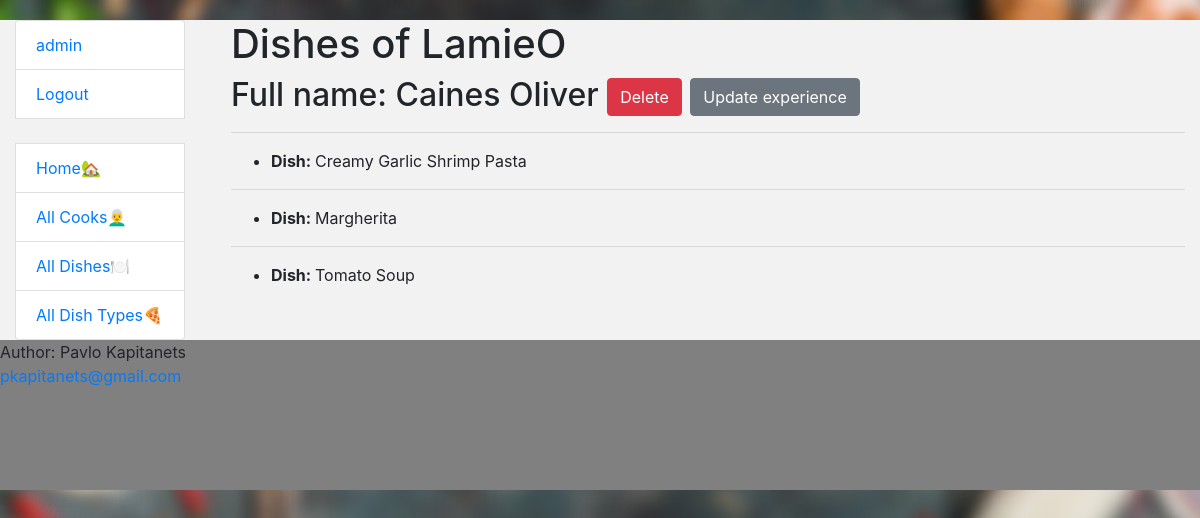
/cooks/5/ (signed in), run on the app's committed database.
### restaurant/models.py (models this page shows, shortened)
class Cook(AbstractUser):
    years_of_experience = models.IntegerField(default=1)
    class Meta:
        verbose_name = "cook"
        verbose_name_plural = "cooks"
        ordering = ["username"]

class Dish(models.Model):
    name = models.CharField(max_length=255)
    description = models.TextField(max_length=255, blank=True, null=True)
    price = models.DecimalField(max_digits=10, decimal_places=2, validators=[MinValueValidator(0)])
    dish_type = models.ForeignKey(DishType, on_delete=models.CASCADE)
    cooks = models.ManyToManyField(settings.AUTH_USER_MODEL, related_name="dishes")
    class Meta:
        verbose_name = "dish"
        verbose_name_plural = "dishes"
        ordering = ["name"]

### restaurant/views.py (the view)
class CookDetailView(LoginRequiredMixin, generic.DetailView):
    model = Cook
    queryset = Cook.objects.all().prefetch_related("dishes__dish_type")

### templates/restaurant/cook_detail.html
{% extends "base.html" %}
{% block content %}
  <div class="ml-3">
  <h1>Dishes of {{ cook.username }}</h1>
  <h2>
    Full name: {{ cook.first_name }} {{ cook.last_name }}
    <a href="{% url 'restaurant:cook-delete' pk=cook.id %}" class="btn btn-danger link-to-page">
      Delete
    </a>
    <a href="{% url 'restaurant:cook-update' pk=cook.id %}" class="btn btn-secondary link-to-page">
      Update experience
    </a>
  </h2>
  {% for dish in cook.dishes.all %}
    <hr>
    <ul>
      <li><strong>Dish: </strong>{{ dish.name }}</li>
    </ul>
    {% empty %}
    <p>There are no dishes in this cook!!</p>
  {% endfor %}
  </div>
{% endblock %}

### templates/includes/sidebar.html
<ul class="sidebar-nav list-group" >
  {% if user.is_authenticated %}
    <li class="list-group-item"><a href="{% url 'restaurant:cook-detail' pk=user.id %}">{{ user.username }}</a> </li>
    <li class="list-group-item"><a href="{% url 'logout' %}">Logout</a> </li>
  {% else %}
    <li class="list-group-item"><a href="{% url 'login' %}">Login</a> </li>
  {% endif %}
  <br>
    <li class="list-group-item"><a href="{% url "restaurant:index" %}">Home🏡</a></li>
    <li class="list-group-item"><a href="{% url  "restaurant:cook-list"%}">All Cooks👨‍🦳</a></li>
    <li class="list-group-item"><a href="{% url "restaurant:dish-list" %}">All Dishes🍽</a></li>
    <li class="list-group-item"><a href="{% url "restaurant:dish-type-list" %}">All Dish Types🍕</a></li>
</ul>

### static/css/styles.css (style rules this page uses)
body { margin-top: 20px; }
.sidebar-nav { padding: 0; list-style: none; }

### data on the page
Cook: username "admin"
Cook: username "LamieO", first_name "Caines", last_name "Oliver"
Dish: name "Creamy Garlic Shrimp Pasta"
Dish: name "Margherita"
Dish: name "Tomato Soup"
